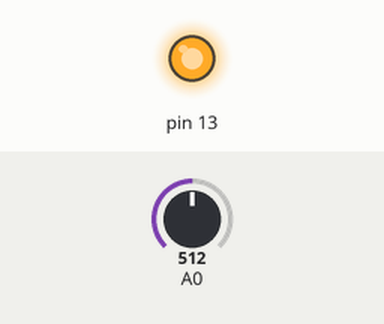
This sketch was run on a simulated Arduino Uno, built with avr-gcc and run on an emulated ATmega328P. On the bench: output pins drawn as LEDs (lit = HIGH). Inputs (shaded band) come from the test bench; at power-on: A0 = 512. What the sketch prints to the serial monitor is not drawn.

Above: at 0.1 s.
Timing chart, 0 to 1.6 s (numbered marks = the images above):
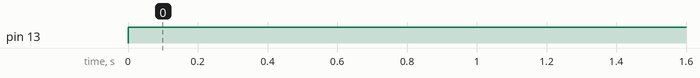

The sketch:

Moisture_sensor.ino
```cpp
void setup() {
  // put your setup code here, to run once:
pinMode(A0,INPUT);
pinMode(13,OUTPUT);
Serial.begin(9600);
}

void loop() {
  // put your main code here, to run repeatedly:
int moivalue=analogRead(A0);
Serial.println(moivalue);
 if(moivalue>=500)
 {
  digitalWrite(13,HIGH);
 }
}
```

Measured:
- by itself, pin 13: LOW → HIGH at 0.00 s
